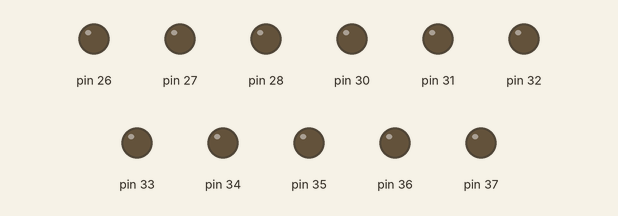
This sketch was run on a simulated Arduino Mega 2560, built with avr-gcc and run on an emulated ATmega2560. Shown: output pins drawn as LEDs (lit = HIGH).

Above: at 0.1 s.
At 1.1 s:
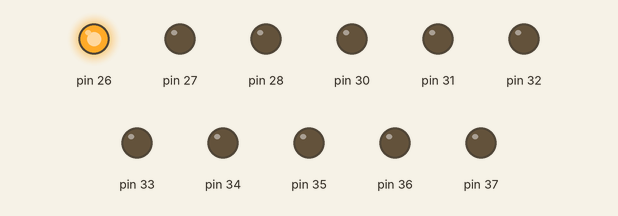
At 1.6 s:
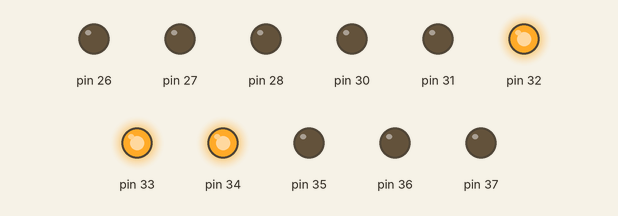
At 2.1 s:
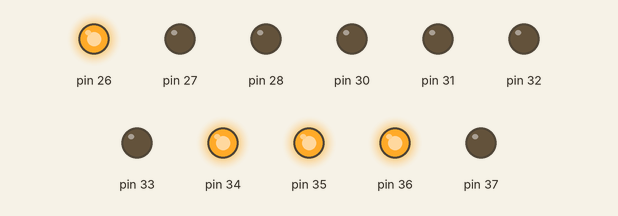
At 3.1 s:
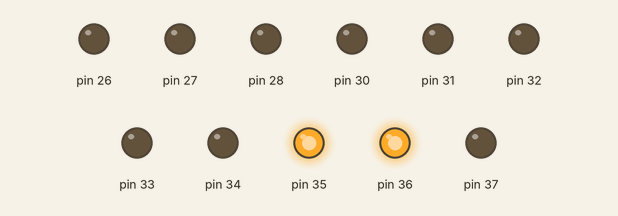
At 4.1 s:
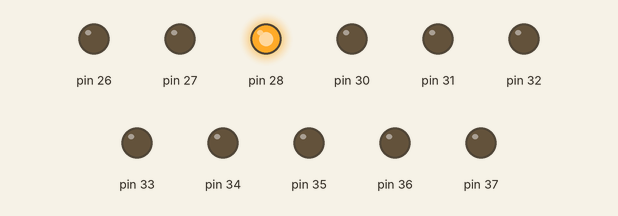
Timing chart, 0 to 5.6 s (numbered marks = the images above):
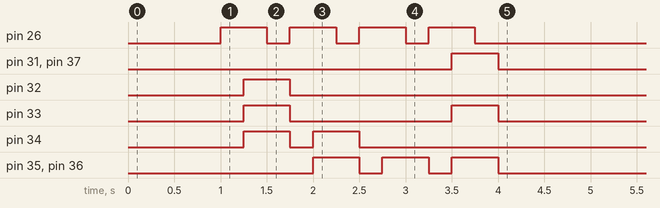

The sketch:

lcd_lowlevel.ino
```cpp
#define D_TIME 250

//                84218421
#define ENABLE  0b00010000
#define RW      0b00100000
#define RS      0b01000000
#define DISABLE 0b00000000

void setup()
{
    // ARDUINO SETUP
    // Serial Log
    Serial.begin(9600);
    delay(1000);

    // Data Bus
    DDRC = 0xFF;
    /** CONTROL BUS
     *
     * Enable : 0x40
     * RW     : 0x20
     * RS     : 0x10
     */
    DDRA = 0x70;


    // LCD SETUP
    // Function Set
    PORTA = ENABLE;
    delay(D_TIME);
    PORTC = 0x38;
    delay(D_TIME);
    PORTA = DISABLE;
    delay(D_TIME);
    PORTC = 0x00;

    // Turn ON
    PORTA = ENABLE;
    delay(D_TIME);
    PORTC = 0x0E;
    delay(D_TIME);
    PORTA = DISABLE;
    delay(D_TIME);
    PORTC = 0x00;

    // Entry Mode Set
    PORTA = ENABLE;
    delay(D_TIME);
    PORTC = 0x06;
    delay(D_TIME);
    PORTA = DISABLE;
    delay(D_TIME);
    PORTC = 0x00;

    // PROGRAM
    // Write 'W'
    PORTA = ENABLE | RS;
    delay(D_TIME);
    PORTC = 0x57;
    delay(D_TIME);
    PORTA = DISABLE | RS;
    delay(D_TIME);
    PORTC = 0x00;
}

void loop()
{
    delay(1000);
}
```
